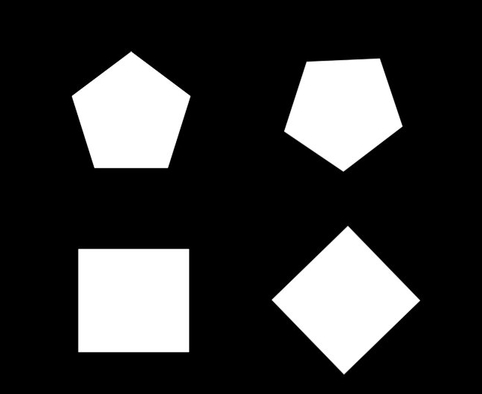
#> input picture dataset_images/shapes.jpg, 482 x 394 px
$ jupyter execute co_ordinates_of_contours.ipynb
#> lines starting #> are read from the running program, lines starting #| are printed output that depends on the picture; after the words box and inside, x2 and y2 are one past the last pixel; in counts of white or black regions, pixels touching at a corner belong together
[cell 1]
import cv2
import numpy as np
import matplotlib.pyplot as plt

image = cv2.imread('../dataset_images/shapes.jpg',0)
#> image is the input picture: shape (394, 482); min 0, max 255, mean 55.4
plt.imshow(image)

[cell 2]
retval , threshold = cv2.threshold(image , 110 , 255 , cv2.THRESH_BINARY)
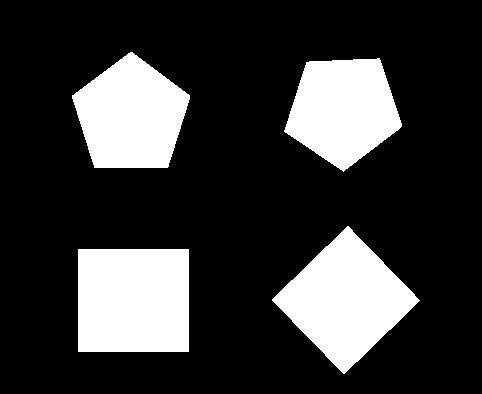
#> threshold: shape (394, 482); 21.7% white; 4 white regions

plt.imshow(threshold);

[cell 3]
contours, hierarchy = cv2.findContours(threshold, cv2.RETR_TREE, cv2.CHAIN_APPROX_SIMPLE)
#> contours = 4 contours; box (x1, y1, x2, y2) and area: (78, 249, 189, 352) 11220, (272, 226, 420, 374) 10928, (72, 52, 190, 168) 9429, (284, 58, 402, 172) 9004

[cell 4]
img2 = np.copy(image)

[cell 5]
# Going through every contours found in the image.
for cnt in contours :

    approx = cv2.approxPolyDP(cnt, 0.009 * cv2.arcLength(cnt, True), True)

    # draws boundary of contours.
    cv2.drawContours(img2, [approx], 0, (0, 0, 255), 5)

    # Used to flatted the array containing
    # the co-ordinates of the vertices.
    n = approx.ravel()
    i = 0

    for j in n :
        if(i % 2 == 0):
            x = n[i]
            y = n[i + 1]

            # String containing the co-ordinates.
            string = str(x) + " " + str(y)

            if(i == 0):
                # text on topmost co-ordinate.
                cv2.putText(img2, "Arrow tip", (x, y), cv2.FONT_HERSHEY_COMPLEX
                                , 0.5, (255, 0, 0))
            else:
                # text on remaining co-ordinates.
                cv2.putText(img2, string, (x, y),  cv2.FONT_HERSHEY_COMPLEX ,
                           0.5, (0, 255, 0))
        i = i + 1
#> this loop made 4 passes
#> n on passes 1 to 4: [78, 249, 78, 351, 188, 351, 188, 249], [348, 226, 272, 299, 343, 373, 419, 300], [379, 58, 306, 62, 284, 131, 343, 171, 397, 130, 401, 123], [130, 52, 72, 95, 94, 167, 167, 167, 189, 95]
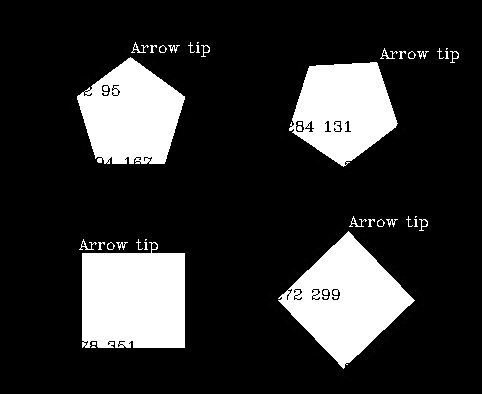
#> img2: shape (394, 482); 5.7% of pixels changed, all inside (x1, y1, x2, y2) = (69, 42, 459, 377)

plt.imshow(img2,cmap = 'gray')
